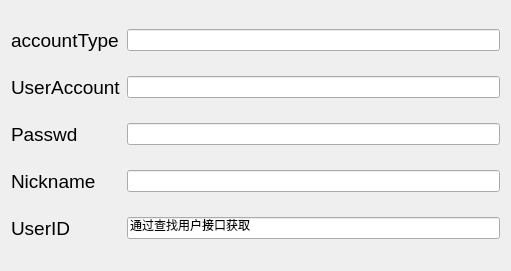
    <widget class="QWidget" name="layoutWidget">
     <property name="geometry">
      <rect>
       <x>30</x>
       <y>121</y>
       <width>511</width>
       <height>271</height>
      </rect>
     </property>
     <layout class="QGridLayout" name="gridLayout">
      <item row="3" column="0">
       <widget class="QLabel" name="label_11">
        <property name="font">
         <font>
          <pointsize>14</pointsize>
         </font>
        </property>
        <property name="text">
         <string>Nickname</string>
        </property>
       </widget>
      </item>
      <item row="1" column="1">
       <widget class="QLineEdit" name="userAccount"/>
      </item>
      <item row="4" column="0">
       <widget class="QLabel" name="label_12">
        <property name="font">
         <font>
          <pointsize>14</pointsize>
         </font>
        </property>
        <property name="text">
         <string>UserID</string>
        </property>
       </widget>
      </item>
      <item row="4" column="1">
       <widget class="QLineEdit" name="userID">
        <property name="text">
         <string>通过查找用户接口获取</string>
        </property>
       </widget>
      </item>
      <item row="3" column="1">
       <widget class="QLineEdit" name="nickname"/>
      </item>
      <item row="1" column="0">
       <widget class="QLabel" name="label_9">
        <property name="font">
         <font>
          <pointsize>14</pointsize>
         </font>
        </property>
        <property name="text">
         <string>UserAccount</string>
        </property>
       </widget>
      </item>
      <item row="2" column="1">
       <widget class="QLineEdit" name="passwd">
        <property name="echoMode">
         <enum>QLineEdit::Normal</enum>
        </property>
        <property name="readOnly">
         <bool>false</bool>
        </property>
       </widget>
      </item>
      <item row="0" column="0">
       <widget class="QLabel" name="label_3">
        <property name="font">
         <font>
          <pointsize>14</pointsize>
         </font>
        </property>
        <property name="text">
         <string>accountType</string>
        </property>
       </widget>
      </item>
      <item row="0" column="1">
       <widget class="QLineEdit" name="accountType">
        <property name="echoMode">
         <enum>QLineEdit::Normal</enum>
        </property>
        <property name="readOnly">
         <bool>false</bool>
        </property>
       </widget>
      </item>
      <item row="2" column="0">
       <widget class="QLabel" name="label_10">
        <property name="font">
         <font>
          <pointsize>14</pointsize>
         </font>
        </property>
        <property name="text">
         <string>Passwd</string>
        </property>
       </widget>
      </item>
     </layout>
    </widget>
